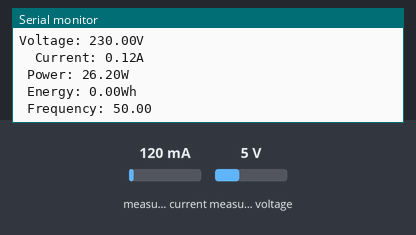
A sketch run on a simulated ESP32. Shown: the last lines printed to the serial monitor. Inputs (shaded band) come from the test bench; at power-on: measured current 120 mA, measured voltage 5 V.

Above: at 1.2 s.
1.3 s: measured current set to 40 mA
At 2.6 s:
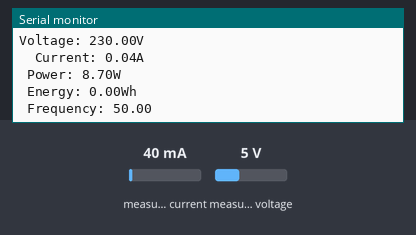
2.8 s: measured voltage set to 0.3 V
4.3 s: measured current set to 500 mA
At 4.41 s:
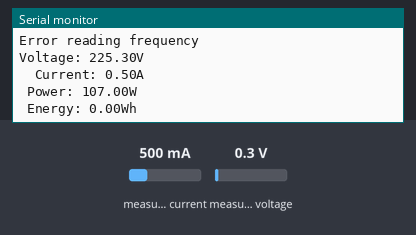
Timing chart, 0 to 7.3 s (numbered marks = the images above; inputs shaded):
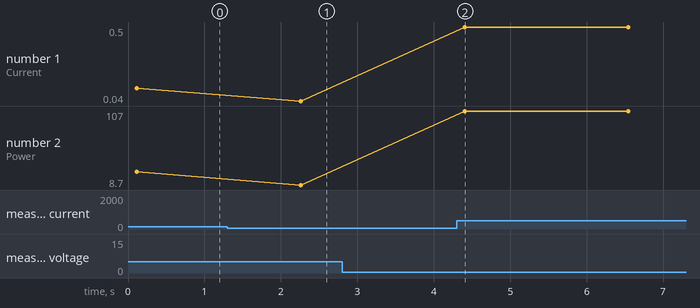

The sketch:

pzem.ino
```cpp
// #include "secrets.h"
#include <WiFiClientSecure.h>
// #include <PubSubClient.h>
#include <ArduinoJson.h>
// #include "WiFi.h"
#include <TimeLib.h>

#include <PZEM004Tv30.h>

#define PZEM_RX_PIN 14
#define PZEM_TX_PIN 12

#define AWS_IOT_PUBLISH_TOPIC   "esp32/pub"
#define AWS_IOT_SUBSCRIBE_TOPIC "esp32/sub"

float voltage;
float current;
float power;
float energy;
float frequency;

PZEM004Tv30 pzem(Serial1,PZEM_RX_PIN, PZEM_TX_PIN);

// WiFiClientSecure net = WiFiClientSecure();
// PubSubClient client(net);

// void connectAWS()
// {
//   WiFi.mode(WIFI_STA);
//   WiFi.begin(WIFI_SSID, WIFI_PASSWORD);

//   Serial.println("Connecting to Wi-Fi");

//   while (WiFi.status() != WL_CONNECTED)
//   {
//     delay(500);
//     Serial.print(".");
//   }

//   // Configure WiFiClientSecure to use the AWS IoT device credentials
//   net.setCACert(AWS_CERT_CA);
//   net.setCertificate(AWS_CERT_CRT);
//   net.setPrivateKey(AWS_CERT_PRIVATE);

//   // Connect to the MQTT broker on the AWS endpoint we defined earlier
//   client.setServer(AWS_IOT_ENDPOINT, 8883);

//   // Create a message handler
//   client.setCallback(messageHandler);

//   Serial.println("Connecting to AWS IoT");

//   while (!client.connect(THINGNAME))
//   {
//     Serial.print(".");
//     delay(100);
//   }

//   if (!client.connected())
//   {
//     Serial.println("AWS IoT Timeout!");
//     return;
//   }

//   // Subscribe to a topic
//   client.subscribe(AWS_IOT_SUBSCRIBE_TOPIC);

//   Serial.println("AWS IoT Connected!");
// }

// String getCurrentDateTime()
// {
//   char datetime[20];
//   sprintf(datetime, "%04d-%02d-%02dT%02d:%02d:%02d", year(), month(), day(), hour(), minute(), second());
//   return String(datetime);
// }

// void publishMessage()
// {
//   StaticJsonDocument<200> doc;
//   doc["voltage"] = voltage;
//   doc["current"] = current;
//   doc["power"] = power;
//   doc["energy"] = energy;
//   doc["frequency"] = frequency;
//   char jsonBuffer[512];
//   serializeJson(doc, jsonBuffer);

//   client.publish(AWS_IOT_PUBLISH_TOPIC, jsonBuffer);
// }

void messageHandler(char* topic, byte* payload, unsigned int length)
{
  Serial.print("incoming: ");
  Serial.println(topic);

  StaticJsonDocument<200> doc;
  deserializeJson(doc, payload);
  const char* message = doc["message"];
  Serial.println(message);
}

void setup()
{
  Serial.begin(9600);
  // connectAWS();
}

void loop()
{
    // Check if the data is valid
   // if(isnan(voltage)){
        Serial.println("Error reading voltage");
   // } else if (isnan(current)) {
        Serial.println("Error reading current");
   // } else if (isnan(power)) {
        Serial.println("Error reading power");
   // } else if (isnan(energy)) {
        Serial.println("Error reading energy");
   // } else if (isnan(frequency)) {
        Serial.println("Error reading frequency");
   // } else {

    voltage = pzem.voltage();
    current = pzem.current();
    power = pzem.power();
    energy = pzem.energy();
    frequency = pzem.frequency();


    Serial.print(F("Voltage: "));
    Serial.print(voltage);
    Serial.print(F("V \n  Current: "));
    Serial.print(current);
    Serial.print(F("A \n Power: "));
    Serial.print(power);
    Serial.print(F("W \n Energy: "));
    Serial.print(energy);
    Serial.print(F("Wh \n Frequency: "));
    Serial.println(frequency);


    // publishMessage();
    // client.loop();
 // }

  delay(2000);
}
```

Measured:
- after the input at 1.3 s, the serial monitor: prints a new line after 0.96 s (image 1)
- after the input at 4.3 s, the serial monitor: prints a new line after 0.10 s (image 2)
- plotted number 1: 0.12 → 0.04 after the input at 1.3 s, 0.04 → 0.5 after the input at 4.3 s
- plotted number 2: 26.2 → 8.7 after the input at 1.3 s, 8.7 → 107 after the input at 4.3 s
